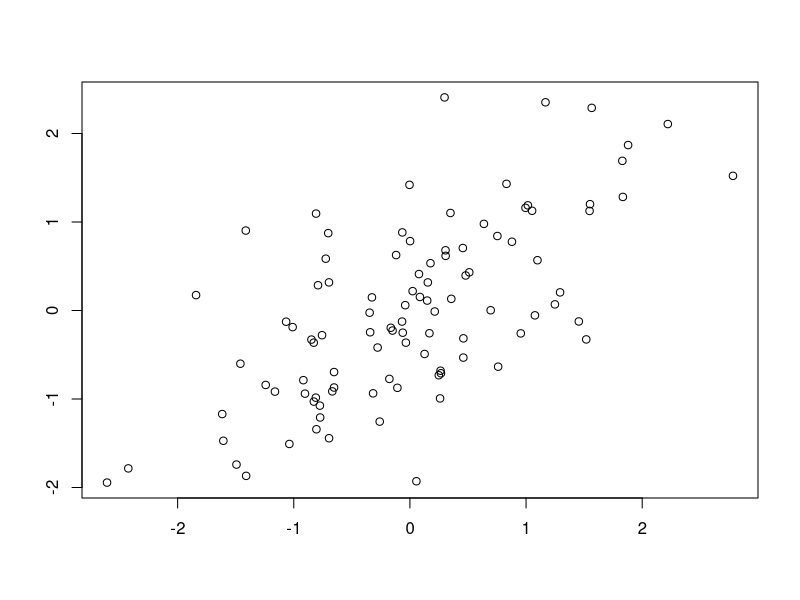

The R source for this figure:
## ---- chunk 1

library(MASS)
d.cor <- 0.66
out.2 <- as.data.frame(mvrnorm(100, mu = c(0,0), 
                             Sigma = matrix(c(1,d.cor,d.cor,1), ncol = 2), 
                             empirical = TRUE))
plot(out.2,frame.plot=TRUE, axes=TRUE,xlab="",ylab= "" )

